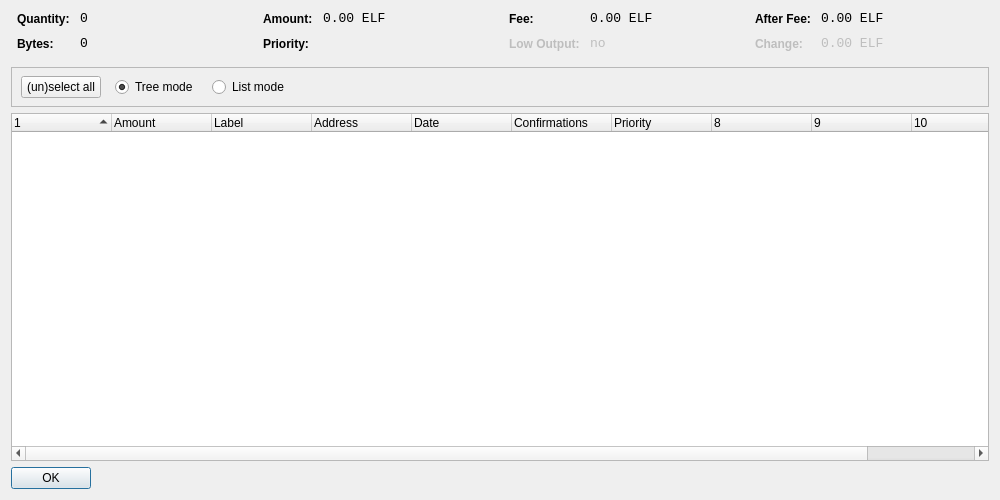
<?xml version="1.0" encoding="UTF-8"?>
<ui version="4.0">
 <class>CoinControlDialog</class>
 <widget class="QDialog" name="CoinControlDialog">
  <property name="geometry">
   <rect>
    <x>0</x>
    <y>0</y>
    <width>1000</width>
    <height>500</height>
   </rect>
  </property>
  <property name="windowTitle">
   <string>Coin Control</string>
  </property>
  <layout class="QVBoxLayout" name="verticalLayout">
   <item>
    <layout class="QHBoxLayout" name="horizontalLayoutTop" stretch="0,0,0,0">
     <property name="topMargin">
      <number>0</number>
     </property>
     <property name="bottomMargin">
      <number>10</number>
     </property>
     <item>
      <layout class="QFormLayout" name="formLayoutCoinControl1">
       <property name="horizontalSpacing">
        <number>10</number>
       </property>
       <property name="verticalSpacing">
        <number>10</number>
       </property>
       <property name="leftMargin">
        <number>6</number>
       </property>
       <property name="rightMargin">
        <number>6</number>
       </property>
       <item row="0" column="0">
        <widget class="QLabel" name="labelCoinControlQuantityText">
         <property name="styleSheet">
          <string notr="true">font-weight:bold;</string>
         </property>
         <property name="text">
          <string>Quantity:</string>
         </property>
        </widget>
       </item>
       <item row="0" column="1">
        <widget class="QLabel" name="labelCoinControlQuantity">
         <property name="font">
          <font>
           <family>Monospace</family>
           <pointsize>10</pointsize>
          </font>
         </property>
         <property name="cursor">
          <cursorShape>IBeamCursor</cursorShape>
         </property>
         <property name="contextMenuPolicy">
          <enum>Qt::ActionsContextMenu</enum>
         </property>
         <property name="text">
          <string notr="true">0</string>
         </property>
         <property name="textInteractionFlags">
          <set>Qt::LinksAccessibleByMouse|Qt::TextSelectableByKeyboard|Qt::TextSelectableByMouse</set>
         </property>
        </widget>
       </item>
       <item row="1" column="0">
        <widget class="QLabel" name="labelCoinControlBytesText">
         <property name="styleSheet">
          <string notr="true">font-weight:bold;</string>
         </property>
         <property name="text">
          <string>Bytes:</string>
         </property>
        </widget>
       </item>
       <item row="1" column="1">
        <widget class="QLabel" name="labelCoinControlBytes">
         <property name="font">
          <font>
           <family>Monospace</family>
           <pointsize>10</pointsize>
          </font>
         </property>
         <property name="cursor">
          <cursorShape>IBeamCursor</cursorShape>
         </property>
         <property name="contextMenuPolicy">
          <enum>Qt::ActionsContextMenu</enum>
         </property>
         <property name="text">
          <string notr="true">0</string>
         </property>
         <property name="textInteractionFlags">
          <set>Qt::LinksAccessibleByMouse|Qt::TextSelectableByKeyboard|Qt::TextSelectableByMouse</set>
         </property>
        </widget>
       </item>
      </layout>
     </item>
     <item>
      <layout class="QFormLayout" name="formLayoutCoinControl2">
       <property name="horizontalSpacing">
        <number>10</number>
       </property>
       <property name="verticalSpacing">
        <number>10</number>
       </property>
       <property name="leftMargin">
        <number>6</number>
       </property>
       <property name="rightMargin">
        <number>6</number>
       </property>
       <item row="0" column="0">
        <widget class="QLabel" name="labelCoinControlAmountText">
         <property name="styleSheet">
          <string notr="true">font-weight:bold;</string>
         </property>
         <property name="text">
          <string>Amount:</string>
         </property>
        </widget>
       </item>
       <item row="0" column="1">
        <widget class="QLabel" name="labelCoinControlAmount">
         <property name="font">
          <font>
           <family>Monospace</family>
           <pointsize>10</pointsize>
          </font>
         </property>
         <property name="cursor">
          <cursorShape>IBeamCursor</cursorShape>
         </property>
         <property name="contextMenuPolicy">
          <enum>Qt::ActionsContextMenu</enum>
         </property>
         <property name="text">
          <string notr="true">0.00 ELF</string>
         </property>
         <property name="textInteractionFlags">
          <set>Qt::LinksAccessibleByMouse|Qt::TextSelectableByKeyboard|Qt::TextSelectableByMouse</set>
         </property>
        </widget>
       </item>
       <item row="1" column="0">
        <widget class="QLabel" name="labelCoinControlPriorityText">
         <property name="styleSheet">
          <string notr="true">font-weight:bold;</string>
         </property>
         <property name="text">
          <string>Priority:</string>
         </property>
        </widget>
       </item>
       <item row="1" column="1">
        <widget class="QLabel" name="labelCoinControlPriority">
         <property name="font">
          <font>
           <family>Monospace</family>
           <pointsize>10</pointsize>
          </font>
         </property>
         <property name="cursor">
          <cursorShape>IBeamCursor</cursorShape>
         </property>
         <property name="contextMenuPolicy">
          <enum>Qt::ActionsContextMenu</enum>
         </property>
         <property name="text">
          <string/>
         </property>
         <property name="textInteractionFlags">
          <set>Qt::LinksAccessibleByMouse|Qt::TextSelectableByKeyboard|Qt::TextSelectableByMouse</set>
         </property>
        </widget>
       </item>
      </layout>
     </item>
     <item>
      <layout class="QFormLayout" name="formLayoutCoinControl3">
       <property name="horizontalSpacing">
        <number>10</number>
       </property>
       <property name="verticalSpacing">
        <number>10</number>
       </property>
       <property name="leftMargin">
        <number>6</number>
       </property>
       <property name="rightMargin">
        <number>6</number>
       </property>
       <item row="0" column="0">
        <widget class="QLabel" name="labelCoinControlFeeText">
         <property name="styleSheet">
          <string notr="true">font-weight:bold;</string>
         </property>
         <property name="text">
          <string>Fee:</string>
         </property>
        </widget>
       </item>
       <item row="0" column="1">
        <widget class="QLabel" name="labelCoinControlFee">
         <property name="font">
          <font>
           <family>Monospace</family>
           <pointsize>10</pointsize>
          </font>
         </property>
         <property name="cursor">
          <cursorShape>IBeamCursor</cursorShape>
         </property>
         <property name="contextMenuPolicy">
          <enum>Qt::ActionsContextMenu</enum>
         </property>
         <property name="text">
          <string notr="true">0.00 ELF</string>
         </property>
         <property name="textInteractionFlags">
          <set>Qt::LinksAccessibleByMouse|Qt::TextSelectableByKeyboard|Qt::TextSelectableByMouse</set>
         </property>
        </widget>
       </item>
       <item row="1" column="0">
        <widget class="QLabel" name="labelCoinControlLowOutputText">
         <property name="enabled">
          <bool>false</bool>
         </property>
         <property name="styleSheet">
          <string notr="true">font-weight:bold;</string>
         </property>
         <property name="text">
          <string>Low Output:</string>
         </property>
        </widget>
       </item>
       <item row="1" column="1">
        <widget class="QLabel" name="labelCoinControlLowOutput">
         <property name="enabled">
          <bool>false</bool>
         </property>
         <property name="font">
          <font>
           <family>Monospace</family>
           <pointsize>10</pointsize>
          </font>
         </property>
         <property name="cursor">
          <cursorShape>IBeamCursor</cursorShape>
         </property>
         <property name="contextMenuPolicy">
          <enum>Qt::ActionsContextMenu</enum>
         </property>
         <property name="text">
          <string notr="true">no</string>
         </property>
         <property name="textInteractionFlags">
          <set>Qt::LinksAccessibleByMouse|Qt::TextSelectableByKeyboard|Qt::TextSelectableByMouse</set>
         </property>
        </widget>
       </item>
      </layout>
     </item>
     <item>
      <layout class="QFormLayout" name="formLayoutCoinControl4">
       <property name="horizontalSpacing">
        <number>10</number>
       </property>
       <property name="verticalSpacing">
        <number>10</number>
       </property>
       <property name="leftMargin">
        <number>6</number>
       </property>
       <property name="rightMargin">
        <number>6</number>
       </property>
       <item row="0" column="0">
        <widget class="QLabel" name="labelCoinControlAfterFeeText">
         <property name="styleSheet">
          <string notr="true">font-weight:bold;</string>
         </property>
         <property name="text">
          <string>After Fee:</string>
         </property>
        </widget>
       </item>
       <item row="0" column="1">
        <widget class="QLabel" name="labelCoinControlAfterFee">
         <property name="font">
          <font>
           <family>Monospace</family>
           <pointsize>10</pointsize>
          </font>
         </property>
         <property name="cursor">
          <cursorShape>IBeamCursor</cursorShape>
         </property>
         <property name="contextMenuPolicy">
          <enum>Qt::ActionsContextMenu</enum>
         </property>
         <property name="text">
          <string notr="true">0.00 ELF</string>
         </property>
         <property name="textInteractionFlags">
          <set>Qt::LinksAccessibleByMouse|Qt::TextSelectableByKeyboard|Qt::TextSelectableByMouse</set>
         </property>
        </widget>
       </item>
       <item row="1" column="0">
        <widget class="QLabel" name="labelCoinControlChangeText">
         <property name="enabled">
          <bool>false</bool>
         </property>
         <property name="styleSheet">
          <string notr="true">font-weight:bold;</string>
         </property>
         <property name="text">
          <string>Change:</string>
         </property>
        </widget>
       </item>
       <item row="1" column="1">
        <widget class="QLabel" name="labelCoinControlChange">
         <property name="enabled">
          <bool>false</bool>
         </property>
         <property name="font">
          <font>
           <family>Monospace</family>
           <pointsize>10</pointsize>
          </font>
         </property>
         <property name="cursor">
          <cursorShape>IBeamCursor</cursorShape>
         </property>
         <property name="contextMenuPolicy">
          <enum>Qt::ActionsContextMenu</enum>
         </property>
         <property name="text">
          <string notr="true">0.00 ELF</string>
         </property>
         <property name="textInteractionFlags">
          <set>Qt::LinksAccessibleByMouse|Qt::TextSelectableByKeyboard|Qt::TextSelectableByMouse</set>
         </property>
        </widget>
       </item>
      </layout>
     </item>
    </layout>
   </item>
   <item>
    <widget class="QFrame" name="frame">
     <property name="minimumSize">
      <size>
       <width>0</width>
       <height>40</height>
      </size>
     </property>
     <property name="frameShape">
      <enum>QFrame::StyledPanel</enum>
     </property>
     <property name="frameShadow">
      <enum>QFrame::Sunken</enum>
     </property>
     <widget class="QWidget" name="horizontalLayoutWidget">
      <property name="geometry">
       <rect>
        <x>10</x>
        <y>0</y>
        <width>781</width>
        <height>41</height>
       </rect>
      </property>
      <layout class="QHBoxLayout" name="horizontalLayoutPanel" stretch="0,0,0,0,0">
       <property name="spacing">
        <number>14</number>
       </property>
       <item>
        <widget class="QPushButton" name="pushButtonSelectAll">
         <property name="sizePolicy">
          <sizepolicy hsizetype="Maximum" vsizetype="Fixed">
           <horstretch>0</horstretch>
           <verstretch>0</verstretch>
          </sizepolicy>
         </property>
         <property name="text">
          <string>(un)select all</string>
         </property>
        </widget>
       </item>
       <item>
        <widget class="QRadioButton" name="radioTreeMode">
         <property name="sizePolicy">
          <sizepolicy hsizetype="Maximum" vsizetype="Fixed">
           <horstretch>0</horstretch>
           <verstretch>0</verstretch>
          </sizepolicy>
         </property>
         <property name="text">
          <string>Tree mode</string>
         </property>
         <property name="checked">
          <bool>true</bool>
         </property>
        </widget>
       </item>
       <item>
        <widget class="QRadioButton" name="radioListMode">
         <property name="sizePolicy">
          <sizepolicy hsizetype="Maximum" vsizetype="Fixed">
           <horstretch>0</horstretch>
           <verstretch>0</verstretch>
          </sizepolicy>
         </property>
         <property name="text">
          <string>List mode</string>
         </property>
        </widget>
       </item>
       <item>
        <spacer name="horizontalSpacer">
         <property name="orientation">
          <enum>Qt::Horizontal</enum>
         </property>
         <property name="sizeHint" stdset="0">
          <size>
           <width>40</width>
           <height>20</height>
          </size>
         </property>
        </spacer>
       </item>
      </layout>
     </widget>
    </widget>
   </item>
   <item>
    <widget class="CoinControlTreeWidget" name="treeWidget">
     <property name="contextMenuPolicy">
      <enum>Qt::CustomContextMenu</enum>
     </property>
     <property name="sortingEnabled">
      <bool>false</bool>
     </property>
     <property name="columnCount">
      <number>11</number>
     </property>
     <attribute name="headerShowSortIndicator" stdset="0">
      <bool>true</bool>
     </attribute>
     <attribute name="headerStretchLastSection">
      <bool>false</bool>
     </attribute>
     <column>
      <property name="text">
       <string/>
      </property>
     </column>
     <column>
      <property name="text">
       <string>Amount</string>
      </property>
     </column>
     <column>
      <property name="text">
       <string>Label</string>
      </property>
     </column>
     <column>
      <property name="text">
       <string>Address</string>
      </property>
     </column>
     <column>
      <property name="text">
       <string>Date</string>
      </property>
     </column>
     <column>
      <property name="text">
       <string>Confirmations</string>
      </property>
      <property name="toolTip">
       <string>Confirmed</string>
      </property>
     </column>
     <column>
      <property name="text">
       <string>Priority</string>
      </property>
     </column>
     <column>
      <property name="text">
       <string/>
      </property>
     </column>
     <column>
      <property name="text">
       <string/>
      </property>
     </column>
     <column>
      <property name="text">
       <string/>
      </property>
     </column>
     <column>
      <property name="text">
       <string/>
      </property>
     </column>
    </widget>
   </item>
   <item>
    <widget class="QDialogButtonBox" name="buttonBox">
     <property name="sizePolicy">
      <sizepolicy hsizetype="Maximum" vsizetype="Fixed">
       <horstretch>0</horstretch>
       <verstretch>0</verstretch>
      </sizepolicy>
     </property>
     <property name="orientation">
      <enum>Qt::Horizontal</enum>
     </property>
     <property name="standardButtons">
      <set>QDialogButtonBox::Ok</set>
     </property>
    </widget>
   </item>
  </layout>
 </widget>
 <customwidgets>
  <customwidget>
   <class>CoinControlTreeWidget</class>
   <extends>QTreeWidget</extends>
   <header>coincontroltreewidget.h</header>
  </customwidget>
 </customwidgets>
 <resources/>
 <connections/>
</ui>
